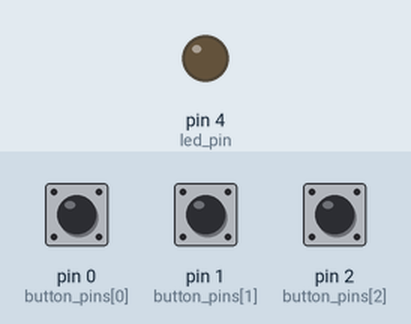
This sketch was run on a simulated Arduino Uno, built with avr-gcc and run on an emulated ATmega328P. On the bench: output pins drawn as LEDs (lit = HIGH). The test bench sets the inputs (shaded band); at power-on: pin 0 (button_pins[0]) HIGH, pin 1 (button_pins[1]) HIGH, pin 2 (button_pins[2]) HIGH.

Above: at 1.2 s.
1.3 s: pin 0 (button_pins[0]) pulled LOW for 0.15 s
At 2.5 s:
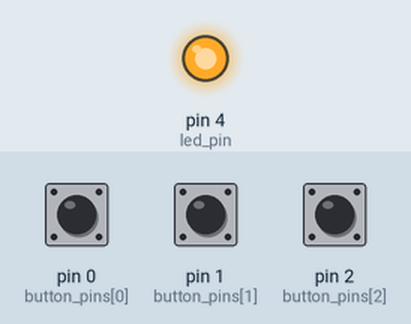
2.9 s: pin 0 (button_pins[0]) pulled LOW for 1 s
At 4.1 s:
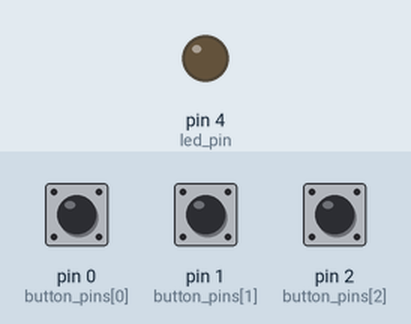
5.4 s: pin 0 (button_pins[0]) pulled LOW for 3.2 s
At 5.9 s:
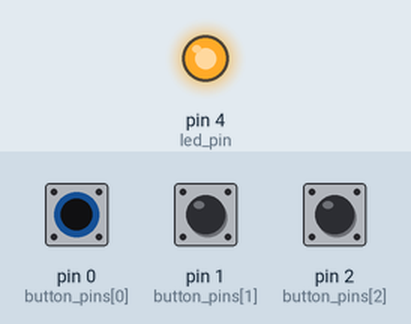
Timing chart, 0 to 8.4 s (numbered marks = the images above; inputs shaded):
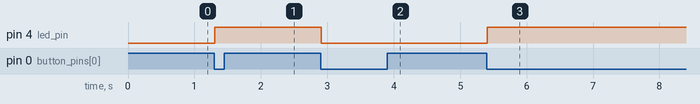

The sketch:

ToggleLED.ino
```cpp
#define BUTTONS 3
int led_state;
int led_pin = 4;
int button_pins[BUTTONS] = {0, 1, 2};
int current_state[BUTTONS];
int previous_state[BUTTONS];


// the setup function runs once when you press reset or power the board
void setup() {
  led_state = 0;
  for (int i = 0; i < BUTTONS; i++) {
    previous_state[i] = 1;
    pinMode(button_pins[i], INPUT_PULLUP);
  }
  pinMode(led_pin, OUTPUT);
}

// the loop function runs over and over again forever
void loop() {
  for (int i = 0; i < BUTTONS; i++) {
    current_state[i] = digitalRead(button_pins[i]);
  }

  for (int i = 0; i < BUTTONS; i++) {
    if (current_state[i] == 0 && previous_state[i] == 1) {
      led_state ^= 1;
    }
  }

  for (int i = 0; i < BUTTONS; i++) {
    previous_state[i] = current_state[i];
  }

  if (led_state == 0) {
    digitalWrite(led_pin, LOW);
  } else {
    digitalWrite(led_pin, HIGH);
  }

  delay(10);                       // wait for a second
}
```

Measured:
- after the input at 1.3 s, pin 4 (led_pin): LOW → HIGH at once
- after the input at 2.9 s, pin 4 (led_pin): HIGH → LOW at once
- after the input at 5.4 s, pin 4 (led_pin): LOW → HIGH at once
